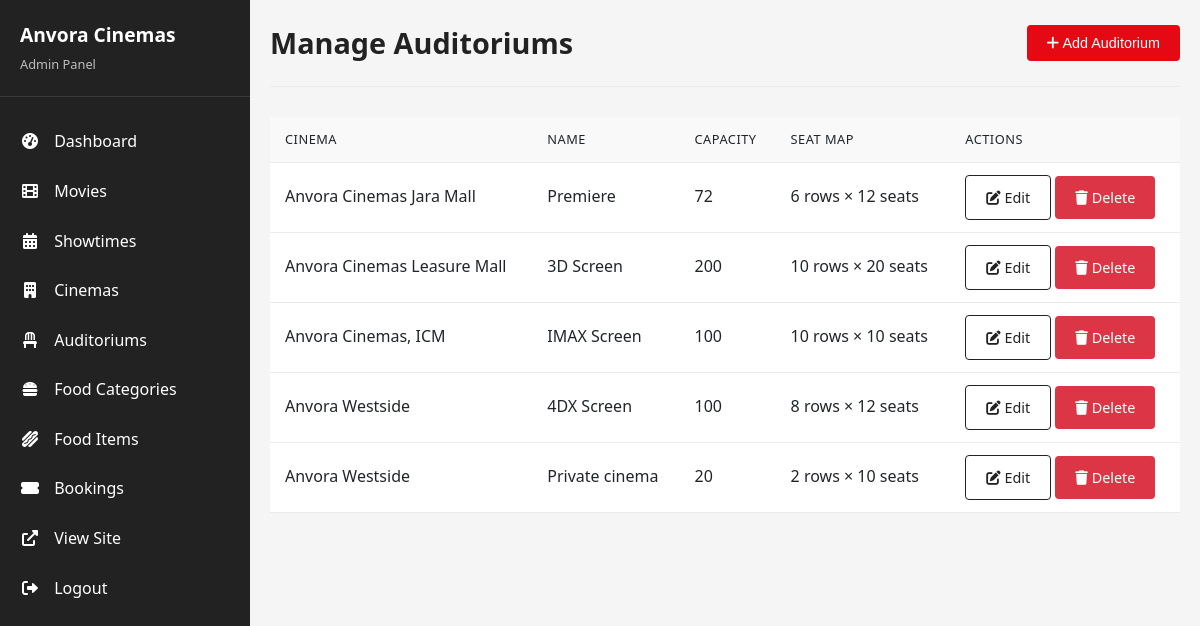
Screenshot of /admin/auditoriums.php (signed in) with the database file from the repository.
### tables this page shows
CREATE TABLE `auditoriums` (
  `auditorium_id` int(11) NOT NULL,
  `cinema_id` int(11) NOT NULL,
  `name` varchar(50) NOT NULL,
  `capacity` int(11) NOT NULL,
  `screen_type` enum('Standard','IMAX','4DX','VIP') DEFAULT 'Standard',
  `seat_map` text DEFAULT NULL COMMENT 'JSON representation of seat layout'
);

CREATE TABLE `cinemas` (
  `cinema_id` int(11) NOT NULL,
  `name` varchar(100) NOT NULL,
  `location` varchar(255) NOT NULL,
  `address` text NOT NULL,
  `contact_phone` varchar(20) DEFAULT NULL,
  `contact_email` varchar(100) DEFAULT NULL,
  `amenities` text DEFAULT NULL COMMENT 'JSON array of amenities',
  `image` varchar(255) DEFAULT NULL,
  `latitude` decimal(10,8) DEFAULT NULL,
  `longitude` decimal(11,8) DEFAULT NULL,
  `created_at` timestamp NOT NULL DEFAULT current_timestamp()
);

### admin/auditoriums.php (the view, shortened to what this page needs)
<?php
require_once '../config.php';
$auditoriums = $conn->query("
    SELECT a.auditorium_id, a.name as auditorium_name, a.capacity, a.seat_map,
           c.name as cinema_name
    FROM auditoriums a
    JOIN cinemas c ON a.cinema_id = c.cinema_id
    ORDER BY c.name, a.name");
include __DIR__ . '/header.php';
?>
<div class="admin-container">
    <?php include __DIR__ . '/sidebar.php'; ?>
    <div class="admin-content">
        <div class="admin-header">
            <h1 class="admin-title">Manage Auditoriums</h1>
            <button onclick="document.getElementById('auditorium-form').style.display='block'" class="btn btn-primary">
                <i class="fas fa-plus"></i> Add Auditorium
            </button>
        </div>
        <table class="data-table">
            <thead>
                <tr>
                    <th>Cinema</th>
                    <th>Name</th>
                    <th>Capacity</th>
                    <th>Seat Map</th>
                    <th>Actions</th>
                </tr>
            </thead>
            <tbody>
                <?php while ($auditorium = $auditoriums->fetch_assoc()):
                    $seat_map = json_decode($auditorium['seat_map'], true);
                ?>
                <tr>
                    <td><?= htmlspecialchars($auditorium['cinema_name']) ?></td>
                    <td><?= htmlspecialchars($auditorium['auditorium_name']) ?></td>
                    <td><?= $auditorium['capacity'] ?></td>
                    <td>
                        <?php if ($seat_map): ?>
                            <?= $seat_map['rows'] ?> rows × <?= $seat_map['cols'] ?> seats
                        <?php else: ?>
                            Not configured
                        <?php endif; ?>
                    </td>
                    <td class="actions">
                        <a href="manage_auditoriums.php?edit=<?= $auditorium['auditorium_id'] ?>" class="btn btn-outline">
                            <i class="fas fa-edit"></i> Edit
                        </a>
                        <a href="auditoriums.php?delete=<?= $auditorium['auditorium_id'] ?>" class="btn btn-danger" onclick="return confirm('Are you sure you want to delete this auditorium?')">
                            <i class="fas fa-trash"></i> Delete
                        </a>
                    </td>
                </tr>
                <?php endwhile; ?>
            </tbody>
        </table>
    </div>
</div>

### css/admin.css (style rules this page uses)
:root { --primary: #e50914; --primary-dark: #c40812; --secondary: #222222; --secondary-light: #333333; --light: #f5f5f5; --light-gray: #e9ecef; --dark: #212529; --white: #ffffff; --success: #28a745; --warning: #ffc107; --danger: #dc3545; --info: #17a2b8; }
body { font-family: 'Segoe UI', Tahoma, Geneva, Verdana, sans-serif; line-height: 1.6; color: var(--dark); background-color: var(--light); margin: 0; padding: 0; }
a { text-decoration: none; color: var(--primary); transition: color 0.3s; }
.admin-container { display: flex; min-height: 100vh; }
.admin-content { flex: 1; margin-left: 250px; padding: 20px; background-color: var(--light); }
.admin-header { display: flex; justify-content: space-between; align-items: center; margin-bottom: 30px; padding-bottom: 20px; border-bottom: 1px solid var(--light-gray); }
.admin-title { margin: 0; color: var(--secondary); font-size: 1.8rem; }
.data-table { width: 100%; border-collapse: collapse; background: var(--white); }
.data-table th, .data-table td { padding: 12px 15px; text-align: left; border-bottom: 1px solid var(--light-gray); }
.data-table th { background-color: #f9f9f9; font-weight: 500; color: var(--dark); text-transform: uppercase; font-size: 0.8rem; letter-spacing: 0.5px; }
.btn { display: inline-block; padding: 10px 20px; border-radius: 4px; font-weight: 500; font-size: 0.9rem; transition: all 0.3s; cursor: pointer; border: none; }
.btn-primary { background-color: var(--primary); color: var(--white); }
.btn-outline { background-color: transparent; color: var(--secondary); border: 1px solid var(--secondary); }
.btn-danger { background-color: var(--danger); color: var(--white); }

### rows the page displays
auditoriums: cinema.name "Anvora Cinemas Jara Mall", name "Premiere", capacity "72", seat_map "6", seat_map "12"
auditoriums: cinema.name "Anvora Cinemas Leasure Mall", name "3D Screen", capacity "200", seat_map "10", seat_map "20"
auditoriums: cinema.name "Anvora Cinemas, ICM", name "IMAX Screen", capacity "100", seat_map "10"
auditoriums: cinema.name "Anvora Westside", name "4DX Screen", capacity "100", seat_map "8", seat_map "12"
auditoriums: cinema.name "Anvora Westside", name "Private cinema", capacity "20", seat_map "2", seat_map "10"
